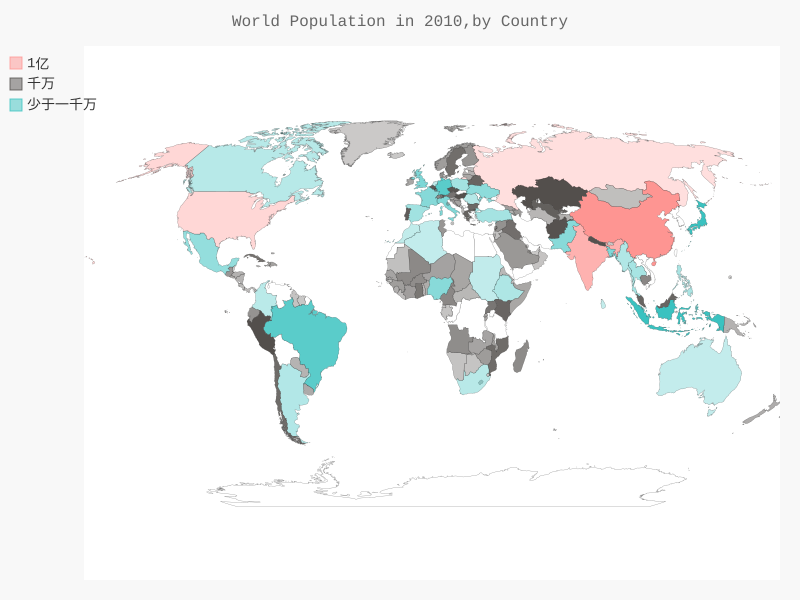

Here is the Python script that generated this plot:
import json
from pygal_maps_world.maps import World
from country_codes import get_country_code
from pygal.style import RotateStyle
from pygal.style import LightColorizedStyle

filename = "population_data.json"
with open(filename) as f:
    pop_data = json.load(f)

cc_populations={}
for pop_dict in pop_data:
    if pop_dict['Year'] == "1960":
        country_name = pop_dict['Country Name']
        population = int(float(pop_dict['Value']))
        # print(country_name + ": "+ str(population))
        code=get_country_code(country_name)
        if code:
            cc_populations[code] = population
# print(cc_populations)
cc_pop_10yi,cc_pop_wan,cc_pop_less = {},{},{}
for cc,pop in cc_populations.items():
    if pop>100000000:
        cc_pop_10yi[cc] = pop
    elif pop<10000000:
        cc_pop_wan[cc] = pop
    else:
        cc_pop_less[cc] = pop


wm_style = LightColorizedStyle#RotateStyle('#336699')
wm = World(style=wm_style)
wm.title = 'World Population in 2010,by Country'

wm.add('1亿',cc_pop_10yi)
wm.add('千万',cc_pop_wan)
wm.add('少于一千万',cc_pop_less)

wm.render_to_file('world_population.svg')
